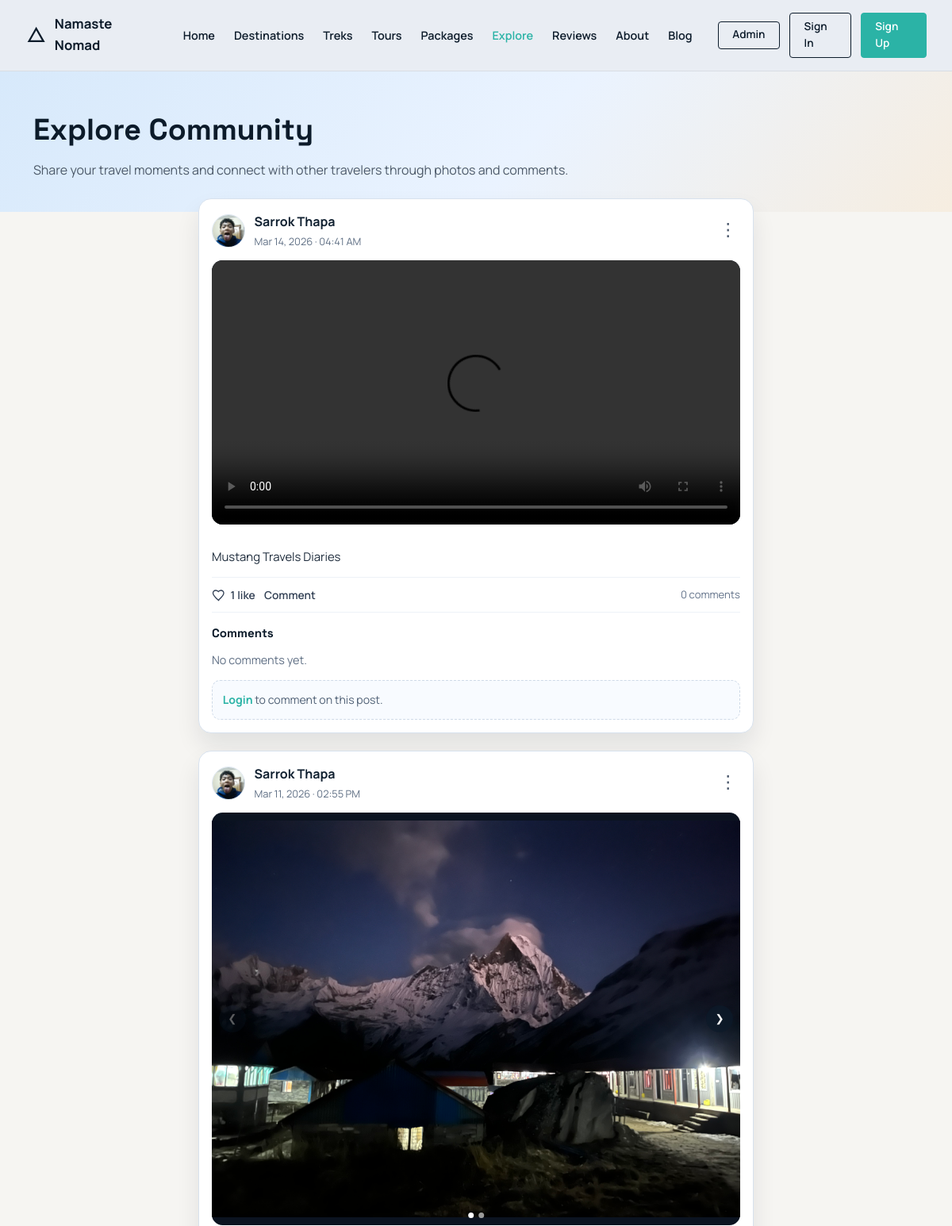
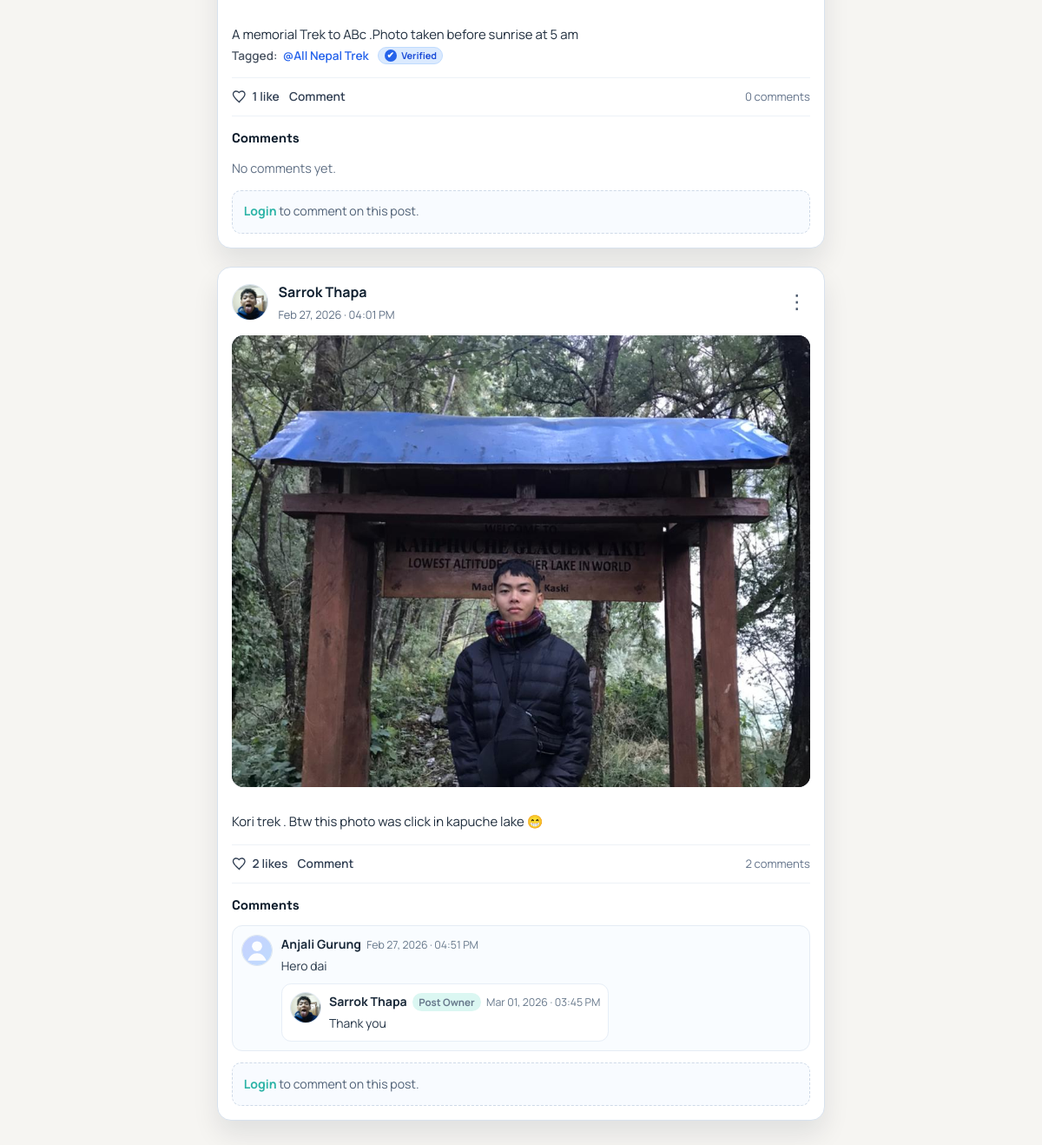
/community/, run on the app's committed database (2 pictures, top to bottom).
### core/models.py (models this page shows, shortened)
class Post(models.Model):
    user = models.ForeignKey(
        settings.AUTH_USER_MODEL,
        on_delete=models.CASCADE,
        related_name='community_posts',
    )
    likes = models.ManyToManyField(
        settings.AUTH_USER_MODEL,
        related_name='liked_community_posts',
        blank=True,
    )
    image = models.ImageField(upload_to='community_posts/', blank=True, null=True)
    caption = models.TextField(max_length=2200)
    tagged_vendors = models.ManyToManyField(
        settings.AUTH_USER_MODEL,
        related_name='tagged_posts',
        blank=True,
    )
    created_at = models.DateTimeField(auto_now_add=True)
    class Meta:
        ordering = ('-created_at',)

class PostMedia(models.Model):
    MEDIA_IMAGE = 'image'
    MEDIA_VIDEO = 'video'
    MEDIA_TYPE_CHOICES = (
        (MEDIA_IMAGE, 'Image'),
        (MEDIA_VIDEO, 'Video'),
    )
    post = models.ForeignKey(Post, on_delete=models.CASCADE, related_name='media')
    media_file = models.FileField(upload_to='community_posts/')
    media_type = models.CharField(max_length=10, choices=MEDIA_TYPE_CHOICES, default=MEDIA_IMAGE)
    order = models.PositiveSmallIntegerField(default=0)
    created_at = models.DateTimeField(auto_now_add=True)
    class Meta:
        ordering = ('order', 'created_at', 'id')

class Comment(models.Model):
    post = models.ForeignKey(Post, on_delete=models.CASCADE, related_name='comments')
    parent = models.ForeignKey(
        'self',
        on_delete=models.CASCADE,
        related_name='replies',
        null=True,
        blank=True,
    )
    user = models.ForeignKey(
        settings.AUTH_USER_MODEL,
        on_delete=models.CASCADE,
        related_name='community_comments',
    )
    body = models.TextField(max_length=800)
    created_at = models.DateTimeField(auto_now_add=True)
    class Meta:
        ordering = ('created_at',)

### core/views.py (the view)
# urls.py: path('community/', views.community_feed, name='community_feed'),
def community_feed(request):
    posts = _community_posts(viewer=request.user)
    vendors = get_user_model().objects.filter(user_type='vendor').select_related('vendor_profile').order_by('username')
    return render(request, 'core/community_feed.html', {
        'posts': posts,
        'is_dashboard': False,
        'force_show_post_form': False,
        'vendors': vendors,
    })

### accounts/context_processors.py (called while the page is built, shortened)
def support_context(request):
    user = getattr(request, 'user', None)
    if not getattr(user, 'is_authenticated', False):
        return {}

### core/views.py (called while the page is built, shortened)
def _safe_related(instance, attribute_name):
    try:
        return getattr(instance, attribute_name)
    except ObjectDoesNotExist:
        return None

def _user_display_name(user):
    if not user:
        return "Traveler"
    full_name = user.get_full_name().strip()
    return full_name or user.username or "Traveler"

def _user_avatar_url(user):
    if not user:
        return ""
    user_type = getattr(user, 'user_type', '')
    if user_type == 'traveler':
        profile = _safe_related(user, 'traveler_profile')
        if profile and profile.avatar:
            return profile.avatar.url
    elif user_type == 'vendor':
        profile = _safe_related(user, 'vendor_profile')
        if profile and profile.logo:
            return profile.logo.url
    elif user_type == 'admin':
        profile = _safe_related(user, 'admin_profile')
        if profile and profile.avatar:
            return profile.avatar.url
    return ""

def _vendor_display_name(vendor):
    if not vendor:
        return "Vendor"
    profile = _safe_related(vendor, 'vendor_profile')
    if profile:
        business_name = (profile.business_name or '').strip()
        if business_name:
            return business_name

def _vendor_is_verified(vendor):
    if not vendor:
        return False
    profile = _safe_related(vendor, 'vendor_profile')
    return bool(profile and profile.is_verified)

def _verified_badge_html(is_verified):
    if not is_verified:
        return ""
    return (
        '<span class="verified-badge verified-badge--tiny">'
        '<span class="verified-badge-icon">✔</span>'
        '<span>Verified</span>'
        '</span>'
    )

### core/templates/core/community_feed.html (shortened to what this page needs)
{% load static %}
<!DOCTYPE html>
<html lang="en">
<head>
    <link rel="stylesheet" href="{% static 'css/style.css' %}">
    <link rel="stylesheet" href="{% static 'css/landing.css' %}">
    <link rel="stylesheet" href="{% static 'css/community.css' %}?v=20260301a">
    <link rel="stylesheet" href="{% static 'css/notifications.css' %}?v=20260313a">
</head>
<body>
    <nav class="landing-nav">
        <div class="nav-container">
            <a class="nav-brand" href="{% url 'home' %}">
                <svg width="28" height="28" viewBox="0 0 24 24" fill="none" stroke="currentColor" stroke-width="2">
                    <path d="M4 19l8-14 8 14H4z"/>
                </svg>
                <span>Namaste Nomad</span>
            </a>
            <div class="nav-menu">
                <a href="{% url 'home' %}">Home</a>
                <a href="#">Destinations</a>
                <a href="{% url 'package_treks' %}">Treks</a>
                <a href="{% url 'package_tours' %}">Tours</a>
                <a href="{% url 'package_list' %}">Packages</a>
                <a href="{% url 'community_feed' %}" class="nav-active">Explore</a>
                <a href="{% url 'review_list' %}">Reviews</a>
                <a href="{% url 'about' %}">About</a>
                <a href="{% url 'blog_list' %}">Blog</a>
            </div>
            {% include "core/includes/public_nav_actions.html" %}
        </div>
    </nav>
    <main class="community-page">
        <section class="community-hero">
            <div class="container-landing">
                <h1>Explore Community</h1>
                <p>Share your travel moments and connect with other travelers through photos and comments.</p>
            </div>
        </section>
        <section class="container-landing community-shell">
            {% include "core/includes/community_stream.html" %}
        </section>
    </main>
</body>
</html>

### core/templates/core/includes/community_post_card.html (shortened to what this page needs)
{% load static %}
<article class="post-card" id="post-{{ post.id }}">
    <div class="post-head">
        <div class="post-author">
            <div class="author-avatar">
                {% if post.author_avatar_url %}
                    <img src="{{ post.author_avatar_url }}" alt="{{ post.author_name }} avatar">
                {% else %}
                    <img src="{% static 'images/default-avatar.svg' %}" alt="Default avatar">
                {% endif %}
            </div>
            <div>
                <div class="author-name">
                    <span>{{ post.author_name }}</span>
                </div>
                <div class="post-date">{{ post.created_at|date:"M d, Y · h:i A" }}</div>
            </div>
        </div>
        <div class="post-menu" data-post-menu>
            <button type="button" class="post-menu-trigger" aria-label="Post menu">⋮</button>
        </div>
    </div>
    <div class="post-media-carousel" data-carousel>
        {% if post.media_items %}
            <div class="carousel-track">
                {% for media in post.media_items %}
                    <div class="carousel-slide">
                        {% if media.media_type == 'video' %}
                            <video class="carousel-media" controls preload="metadata">
                                <source src="{{ media.media_file.url }}">
                            </video>
                        {% else %}
                            <img class="carousel-media" src="{{ media.media_file.url }}" alt="Post media by {{ post.author_name }}">
                        {% endif %}
                    </div>
                {% endfor %}
            </div>
            {% if post.media_count|default:0 > 1 %}
                <button class="carousel-btn prev" type="button" aria-label="Previous media">
                    <span aria-hidden="true">&#10094;</span>
                </button>
                <button class="carousel-btn next" type="button" aria-label="Next media">
                    <span aria-hidden="true">&#10095;</span>
                </button>
                <div class="carousel-dots">
                    {% for media in post.media_items %}
                        <button class="carousel-dot {% if forloop.first %}active{% endif %}" type="button" aria-label="View media {{ forloop.counter }}"></button>
                    {% endfor %}
                </div>
            {% endif %}
        {% else %}
            <div class="carousel-empty">No media uploaded.</div>
        {% endif %}
    </div>
    <div class="post-caption">{{ post.caption_html|safe }}</div>
    <div class="post-engagement">
        <div class="engagement-actions">
            {% if request.user.is_authenticated %}
                <form method="POST" action="{% url 'community_post_like_toggle' post.id %}" class="like-form">
                    {% csrf_token %}
                    <input type="hidden" name="next" value="{{ request.path }}#post-{{ post.id }}">
                    <button type="submit" class="engage-item like-btn {% if post.is_liked_by_current_user %}liked{% endif %}" aria-label="Like post">
                        <svg class="heart-icon" viewBox="0 0 24 24" fill="none" aria-hidden="true">
                            <path d="M12 21.35l-1.45-1.32C5.4 15.36 2 12.28 2 8.5A4.5 4.5 0 0 1 6.5 4C8.24 4 9.91 4.81 11 6.09 12.09 4.81 13.76 4 15.5 4A4.5 4.5 0 0 1 20 8.5c0 3.78-3.4 6.86-8.55 11.54L12 21.35z"/>
                        </svg>
                        <span>{{ post.like_count }} like{{ post.like_count|pluralize }}</span>
                    </button>
                </form>
            {% else %}
                <a href="{% url 'account_login_choice' %}" class="engage-item like-btn like-link" aria-label="Login to like this post">
                    <svg class="heart-icon" viewBox="0 0 24 24" fill="none" aria-hidden="true">
                        <path d="M12 21.35l-1.45-1.32C5.4 15.36 2 12.28 2 8.5A4.5 4.5 0 0 1 6.5 4C8.24 4 9.91 4.81 11 6.09 12.09 4.81 13.76 4 15.5 4A4.5 4.5 0 0 1 20 8.5c0 3.78-3.4 6.86-8.55 11.54L12 21.35z"/>
                    </svg>
                    <span>{{ post.like_count }} like{{ post.like_count|pluralize }}</span>
                </a>
            {% endif %}
            {% if request.user.is_authenticated %}
                <a href="#post-comment-form-{{ post.id }}" class="engage-item">Comment</a>
            {% else %}
                <a href="{% url 'account_login_choice' %}" class="engage-item">Comment</a>
            {% endif %}
        </div>
        <span class="engagement-count">{{ post.comment_count }} comment{{ post.comment_count|pluralize }}</span>
    </div>
    <div class="post-comments">
        <h3>Comments</h3>
        <div class="comment-list">
            {% if post.prepared_comments %}
                {% for comment in post.prepared_comments %}
                    <div class="comment-item">
                        <div class="comment-avatar">
                            {% if comment.author_avatar_url %}
                                <img src="{{ comment.author_avatar_url }}" alt="{{ comment.author_name }} avatar">
                            {% else %}
                                <img src="{% static 'images/default-avatar.svg' %}" alt="Default avatar">
                            {% endif %}
                        </div>
                        <div class="comment-content">
                            <div class="comment-meta">
                                <strong>{{ comment.author_name }}</strong>
                                <span>{{ comment.created_at|date:"M d, Y · h:i A" }}</span>
                            </div>
                            <p>{{ comment.body }}</p>
                            {% if comment.prepared_replies %}
                                <div class="reply-list">
                                    {% for reply in comment.prepared_replies %}
                                        <div class="reply-item">
                                            <div class="comment-avatar">
                                                {% if reply.author_avatar_url %}
                                                    <img src="{{ reply.author_avatar_url }}" alt="{{ reply.author_name }} avatar">
                                                {% else %}
                                                    <img src="{% static 'images/default-avatar.svg' %}" alt="Default avatar">
                                                {% endif %}
                                            </div>
                                            <div class="comment-content">
                                                <div class="comment-meta">
                                                    <strong>{{ reply.author_name }}</strong>
                                                    <span class="owner-reply-badge">Post Owner</span>
                                                    <span>{{ reply.created_at|date:"M d, Y · h:i A" }}</span>
                                                </div>
                                                <p>{{ reply.body }}</p>
                                            </div>
                                        </div>
                                    {% endfor %}
                                </div>
                            {% endif %}
                        </div>
                    </div>
                {% endfor %}
            {% else %}
                <p class="empty-comments">No comments yet.</p>
            {% endif %}
        </div>
        {% if request.user.is_authenticated %}
            <form method="POST" action="{% url 'community_comment_create' post.id %}" class="comment-form" id="post-comment-form-{{ post.id }}">
                {% csrf_token %}
                <input type="hidden" name="next" value="{{ request.path }}#post-{{ post.id }}">
                <textarea name="body" rows="2" placeholder="Write a comment..." required></textarea>
                <button type="submit" class="btn-dark">Post Comment</button>
            </form>
        {% else %}
            <div class="comment-login-note">
                <a href="{% url 'account_login_choice' %}">Login</a> to comment on this post.
            </div>
        {% endif %}
    </div>
</article>

### static/css/style.css (style rules this page uses)
* { margin: 0; padding: 0; box-sizing: border-box; }
body { font-family: -apple-system, BlinkMacSystemFont, 'Segoe UI', Roboto, 'Helvetica Neue', Arial, sans-serif; background: #f3f4f6; color: #1f2937; line-height: 1.6; }
.nav-brand { display: flex; align-items: center; gap: 0.75rem; color: white; font-size: 1.25rem; font-weight: 600; text-decoration: none; }

### static/css/landing.css (style rules this page uses)
:root { --ink: #0c1b2a; --muted: #55606d; --light: #f6f5f2; --panel: #ffffff; --border: #d6dbe1; --hero: #cfe3f4; --charcoal: #102233; --dark: #0b1320; --accent: #ff6b57; --accent-2: #2bb3a6; --accent-3: #f0b429; --accent-4: #6c63ff; }
body { font-family: "Manrope", "Segoe UI", sans-serif; background: var(--light); color: var(--ink); }
h1, h2, h3 { font-family: "Space Grotesk", "Manrope", sans-serif; }
.container-landing { max-width: 1180px; margin: 0 auto; padding: 0 2rem; }
section { padding: 4rem 0; }
.landing-nav { background: #e9edf3; border-bottom: 1px solid #d8dde4; position: sticky; top: 0; z-index: 1000; }
.nav-container { max-width: 1200px; margin: 0 auto; padding: 1rem 2rem; display: flex; align-items: center; justify-content: space-between; gap: 2rem; }
.landing-nav .nav-brand { display: flex; align-items: center; gap: 0.6rem; font-size: 1.05rem; font-weight: 700; color: var(--ink); text-decoration: none; }
.nav-menu { display: flex; gap: 1.5rem; font-size: 0.9rem; }
.nav-menu a { color: var(--ink); text-decoration: none; font-weight: 600; }
.verified-badge { display: inline-flex; align-items: center; gap: 0.35rem; border-radius: 999px; padding: 0.14rem 0.48rem; font-size: 0.72rem; line-height: 1; font-weight: 700; color: #1d4ed8; background: #dbeafe; border: 1px solid #bfdbfe; vertical-align: middle; }
.verified-badge-icon { width: 14px; height: 14px; border-radius: 50%; display: inline-flex; align-items: center; justify-content: center; background: #2563eb; color: #ffffff; font-size: 0.62rem; line-height: 1; }
.verified-badge--tiny { margin-left: 0.26rem; padding: 0.12rem 0.4rem; font-size: 0.68rem; }

### data on the page
Post: author_name "Sarrok Thapa", created_at "Mar 14, 2026 · 04:41 AM", caption_html "Mustang Travels Diaries", like_count "1", comment_count "0", shows "No comments yet."
Post: author_name "Sarrok Thapa", created_at "Mar 11, 2026 · 02:55 PM", caption_html "A memorial Trek to ABc .Photo taken before sunrise at 5 am Tagged: @All Nepal Trek ✔ Verified", like_count "1", comment_count "0", shows "No comments yet."
PostMedia: media_file (picture)
Post: author_name "Sarrok Thapa", created_at "Feb 27, 2026 · 04:01 PM", caption_html "Kori trek . Btw this photo was click in kapuche lake 😁", like_count "2", comment_count "2"
Comment: author_name "Anjali Gurung", created_at "Feb 27, 2026 · 04:51 PM", body "Hero dai"
Comment: author_name "Sarrok Thapa", created_at "Mar 01, 2026 · 03:45 PM", body "Thank you"
